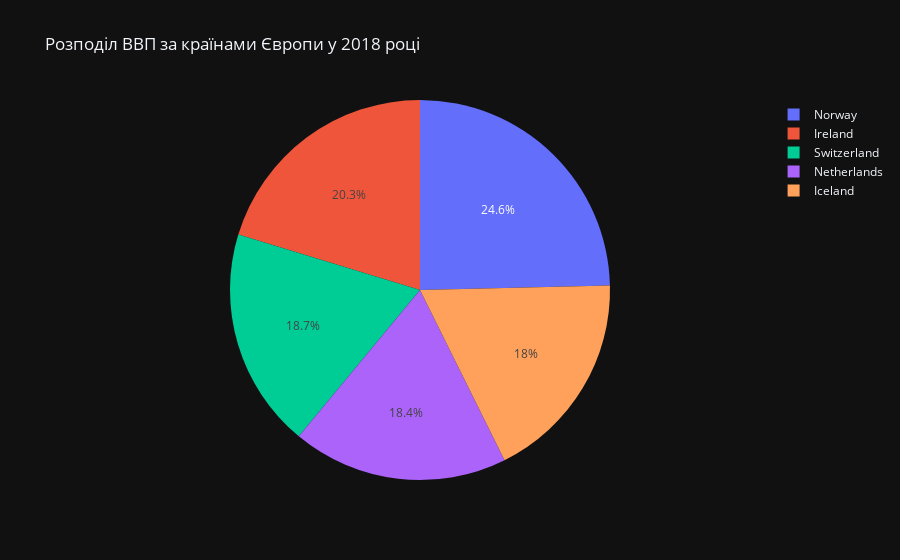

Here is the notebook cell this chart was saved with:
### Code cell
# Вибір даних для Європи у 2018 році. На жаль не має даних пізніше за 2007 рік в даному датасеті, тому було обрано найпізніша дата це 2007 рік
df_europe_2018 = dfx[(dfx['year'] == 2007) & (dfx['continent'] == 'Europe')]

# Вибір 5 країн з найбільшим ВВП
top_5_gdp = df_europe_2018.nlargest(5, 'gdpPercap')

# Побудова кругової діаграми
fig = px.pie(top_5_gdp, names='country', values='gdpPercap', title='Розподіл ВВП за країнами Європи у 2018 році')

# Показ діаграми
fig.show()

### Figure 1 — Plotly figure (JSON) as saved in the notebook; plotly's stock layout.template omitted (floating-point values rounded to 4 significant figures)
{"data": [{"domain": {"x": [0.0, 1.0], "y": [0.0, 1.0]}, "hovertemplate": "country=%{label}<br>gdpPercap=%{value}<extra></extra>", "labels": ["Norway", "Ireland", "Switzerland", "Netherlands", "Iceland"], "legendgroup": "", "name": "", "showlegend": true, "values": [49360.0, 40680.0, 37510.0, 36800.0, 36180.0], "type": "pie"}], "layout": {"legend": {"tracegroupgap": 0}, "title": {"text": "Розподіл ВВП за країнами Європи у 2018 році"}}}
